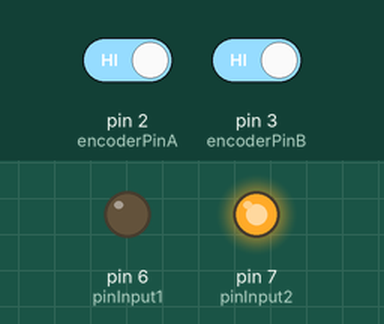
Simulated run of this sketch. Board: Arduino Uno, built with avr-gcc and run on an emulated ATmega328P. On the bench: output pins drawn as LEDs (lit = HIGH). The inputs (shaded band) are chosen by the test bench; at power-on: pin 2 (encoderPinA) HIGH, pin 3 (encoderPinB) HIGH. Pins used as bus, display or sensor lines are not drawn; what the sketch prints to the serial monitor is not drawn.

Above: at 0.4 s.
Timing chart, 0 to 1.9 s (numbered marks = the images above):
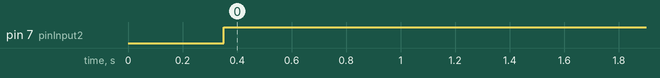

Measured:
- by itself, pin 7 (pinInput2): LOW → HIGH at 0.35 s

The sketch:

asserv2.ino
```cpp
// Ce code permet d'asservir en position angulaire un moteur à courant continu.

#include <SimpleTimer.h>

SimpleTimer timer;                 // Timer pour échantillonnage

//definition des entrées
int pinInput1 = 6; // Commande de sens moteur, Input 1
int pinInput2 = 7; // Commande de sens moteur, Input 2
int pinPower = 9;  // Commande de vitesse moteur, Output Enabled1
int encoderPinA = 2;//compteur 1
int encoderPinB = 3;//compteur 2
//int LED=12;
//init echantillonage
unsigned int time = 0;
const int frequence_echantillonnage = 20;

//init compteur :
int encoder0Pos = 0; //position de départ=0
int lastReportedPos = 0;
boolean A_set = false;
boolean B_set = false;

//consigne
double target_cm = 48;
//double target_tour = 5.23*target_cm;
double target_deg = 68.8*target_cm; //68,83
int target_ticks; //plus simple d'asservir en ticks car ce sera toujours un nombre entier

// init calculs asservissement PID
int erreur = 0; //erreur
float erreurPrecedente = 0;
float somme_erreur = 0;

//Definition des constantes du correcteur PID
float kp = 0.90;               // Coefficient proportionnel    choisis par tatonnement sur le moniteur. Ce sont les valeurs qui donnaient les meilleures performances
float ki = 0; //5.5;          // Coefficient intégrateur
float kd = 0;//100;           // Coefficient dérivateur


/* Routine d'initialisation */
void setup() {

  target_ticks = target_deg/360.0*19.0*64.0;


  Serial.begin(115200);         // Initialisation port COM
//pinMode(LED, OUTPUT);
  pinMode(pinPower, OUTPUT);   // Sorties commande  moteur
  pinMode( pinInput1, OUTPUT );
  pinMode( pinInput2, OUTPUT );

  pinMode(encoderPinA, INPUT);  //sorties encodeur
  pinMode(encoderPinB, INPUT);
  digitalWrite(encoderPinA, HIGH);  // Resistance interne arduino ON
  digitalWrite(encoderPinB, HIGH);  // Resistance interne arduino ON

  // Interruption de l'encodeur A en sortie 0 (pin 2)
  attachInterrupt(0, doEncoderA, CHANGE);
  // Interruption de l'encodeur A en sortie 1 (pin 3)
  attachInterrupt(1, doEncoderB, CHANGE);

  analogWrite(pinPower, 0);  // Initialisation sortie moteur à 0
  delay(300);                // Pause de 0,3 sec pour laisser le temps au moteur de s'arréter si celui-ci est en marche

  timer.setInterval(1000/frequence_echantillonnage, asservissement);  // Echantillonage pour calcul du PID et asservissement; toutes les 100ms, on recommence la routine
}


void loop(){

  timer.run();  //on fait tourner l'horloge
  //digitalWrite(LED,HIGH); // met la broche au niveau haut (5V) – allume la LED

//delay(500); // pause de 500 millisecondes (ms)

//digitalWrite(LED,LOW); // met la broche au niveau bas (0V) – éteint la LED

//delay(500); // pause de 500ms


}

// Cette fonction est appelée toutes les 20ms pour calcul du correcteur PID
void asservissement()
{
  time += 20; // pratique pour graphes excel après affichage sur le moniteur

  erreur = target_ticks - encoder0Pos;
  somme_erreur += erreur;

  // Calcul de la vitesse courante du moteur
  int vitMoteur = kp * erreur + kd * (erreur - erreurPrecedente) + ki * (somme_erreur);

  erreurPrecedente = erreur; // Ecrase l'erreur précedente par la nouvelle erreur

    // Normalisation et contrôle du moteur
  if(vitMoteur > 255) vitMoteur = 255;  // sachant que l'on est branché sur un pont en H L293D
  else if (vitMoteur < -255) vitMoteur = -255;
  Tourner (vitMoteur);

  float angle_deg = encoder0Pos/19.0/64.0*360.0; //Position angulaire de sortie, pratique pour comparer avec la consigne d'entrée
float distance = encoder0Pos/19.0/64.0*360.0/68.83;

  Serial.print(erreur);  // affiche sur le moniteur les données voulues
  Serial.print(" ");
  Serial.print(encoder0Pos);
  Serial.print(" ");
  Serial.print(angle_deg);
  Serial.print(" ");
  Serial.print(distance);
  Serial.print(" ");
  Serial.println(vitMoteur);
}

// Interruption appelée à tous les changements d'état de A
void doEncoderA(){
  A_set = digitalRead(encoderPinA) == HIGH;

  encoder0Pos += (A_set != B_set) ? -1 : +1; //modifie le compteur selon les deux états des encodeurs
}

// Interruption appelée à tous les changements d'état de B
void doEncoderB(){
  B_set = digitalRead(encoderPinB) == HIGH;

  encoder0Pos += (A_set == B_set) ? -1 : +1; //modifie le compteur selon les deux états des encodeurs
}

//Fonction appelée pour contrôler le moteur
void Tourner( int rapportCyclique ){
  if (rapportCyclique > 0) {
    digitalWrite( pinInput1, LOW );
    digitalWrite( pinInput2, HIGH );
  }
  else {
    digitalWrite( pinInput1, HIGH );
    digitalWrite( pinInput2, LOW );
    rapportCyclique = -rapportCyclique;
  }
  analogWrite( pinPower, rapportCyclique );
}
```
